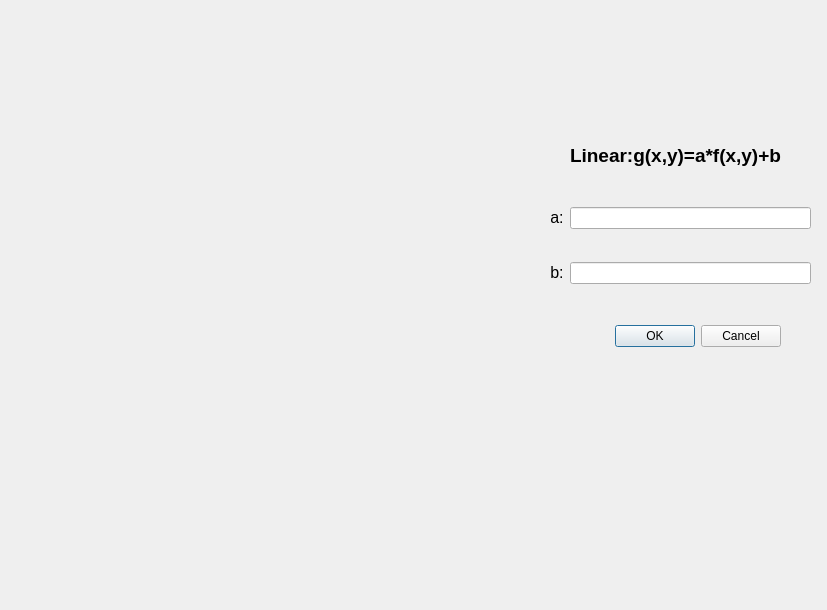
<?xml version="1.0" encoding="UTF-8"?>
<ui version="4.0">
 <class>linearTrans</class>
 <widget class="QDialog" name="linearTrans">
  <property name="geometry">
   <rect>
    <x>0</x>
    <y>0</y>
    <width>827</width>
    <height>610</height>
   </rect>
  </property>
  <property name="windowTitle">
   <string>Linear Transform</string>
  </property>
  <widget class="QDialogButtonBox" name="buttonBox">
   <property name="geometry">
    <rect>
     <x>440</x>
     <y>320</y>
     <width>341</width>
     <height>32</height>
    </rect>
   </property>
   <property name="orientation">
    <enum>Qt::Horizontal</enum>
   </property>
   <property name="standardButtons">
    <set>QDialogButtonBox::Cancel|QDialogButtonBox::Ok</set>
   </property>
  </widget>
  <widget class="QLabel" name="label">
   <property name="geometry">
    <rect>
     <x>540</x>
     <y>140</y>
     <width>271</width>
     <height>31</height>
    </rect>
   </property>
   <property name="text">
    <string>&lt;!DOCTYPE HTML PUBLIC &quot;-//W3C//DTD HTML 4.0//EN&quot; &quot;http://www.w3.org/TR/REC-html40/strict.dtd&quot;&gt;
&lt;html&gt;&lt;head&gt;&lt;meta name=&quot;qrichtext&quot; content=&quot;1&quot; /&gt;&lt;style type=&quot;text/css&quot;&gt;
p, li { white-space: pre-wrap; }
&lt;/style&gt;&lt;/head&gt;&lt;body style=&quot; font-family:'WenQuanYi Micro Hei'; font-size:11pt; font-weight:400; font-style:normal;&quot;&gt;
&lt;p align=&quot;center&quot; style=&quot; margin-top:0px; margin-bottom:0px; margin-left:0px; margin-right:0px; -qt-block-indent:0; text-indent:0px;&quot;&gt;&lt;span style=&quot; font-size:14pt; font-weight:600;&quot;&gt;Linear:g(x,y)=a*f(x,y)+b&lt;/span&gt;&lt;/p&gt;&lt;/body&gt;&lt;/html&gt;</string>
   </property>
  </widget>
  <widget class="QWidget" name="gridLayoutWidget">
   <property name="geometry">
    <rect>
     <x>550</x>
     <y>180</y>
     <width>261</width>
     <height>131</height>
    </rect>
   </property>
   <layout class="QGridLayout" name="gridLayout">
    <item row="0" column="0">
     <widget class="QLabel" name="label_2">
      <property name="text">
       <string>&lt;!DOCTYPE HTML PUBLIC &quot;-//W3C//DTD HTML 4.0//EN&quot; &quot;http://www.w3.org/TR/REC-html40/strict.dtd&quot;&gt;
&lt;html&gt;&lt;head&gt;&lt;meta name=&quot;qrichtext&quot; content=&quot;1&quot; /&gt;&lt;style type=&quot;text/css&quot;&gt;
p, li { white-space: pre-wrap; }
&lt;/style&gt;&lt;/head&gt;&lt;body style=&quot; font-family:'WenQuanYi Micro Hei'; font-size:11pt; font-weight:400; font-style:normal;&quot;&gt;
&lt;p align=&quot;center&quot; style=&quot; margin-top:0px; margin-bottom:0px; margin-left:0px; margin-right:0px; -qt-block-indent:0; text-indent:0px;&quot;&gt;&lt;span style=&quot; font-size:12pt;&quot;&gt;a:&lt;/span&gt;&lt;/p&gt;&lt;/body&gt;&lt;/html&gt;</string>
      </property>
     </widget>
    </item>
    <item row="1" column="0">
     <widget class="QLabel" name="label_3">
      <property name="text">
       <string>&lt;!DOCTYPE HTML PUBLIC &quot;-//W3C//DTD HTML 4.0//EN&quot; &quot;http://www.w3.org/TR/REC-html40/strict.dtd&quot;&gt;
&lt;html&gt;&lt;head&gt;&lt;meta name=&quot;qrichtext&quot; content=&quot;1&quot; /&gt;&lt;style type=&quot;text/css&quot;&gt;
p, li { white-space: pre-wrap; }
&lt;/style&gt;&lt;/head&gt;&lt;body style=&quot; font-family:'WenQuanYi Micro Hei'; font-size:11pt; font-weight:400; font-style:normal;&quot;&gt;
&lt;p align=&quot;center&quot; style=&quot; margin-top:0px; margin-bottom:0px; margin-left:0px; margin-right:0px; -qt-block-indent:0; text-indent:0px;&quot;&gt;&lt;span style=&quot; font-size:12pt;&quot;&gt;b:&lt;/span&gt;&lt;/p&gt;&lt;/body&gt;&lt;/html&gt;</string>
      </property>
     </widget>
    </item>
    <item row="0" column="1">
     <widget class="QLineEdit" name="lineEdit"/>
    </item>
    <item row="1" column="1">
     <widget class="QLineEdit" name="lineEdit_2"/>
    </item>
   </layout>
  </widget>
  <widget class="QWidget" name="verticalLayoutWidget">
   <property name="geometry">
    <rect>
     <x>10</x>
     <y>10</y>
     <width>521</width>
     <height>591</height>
    </rect>
   </property>
   <layout class="QVBoxLayout" name="verticalLayout">
    <item>
     <widget class="QLabel" name="label_5">
      <property name="text">
       <string/>
      </property>
     </widget>
    </item>
    <item>
     <widget class="QLabel" name="label_4">
      <property name="text">
       <string/>
      </property>
     </widget>
    </item>
   </layout>
  </widget>
 </widget>
 <resources/>
 <connections>
  <connection>
   <sender>buttonBox</sender>
   <signal>rejected()</signal>
   <receiver>linearTrans</receiver>
   <slot>reject()</slot>
   <hints>
    <hint type="sourcelabel">
     <x>316</x>
     <y>260</y>
    </hint>
    <hint type="destinationlabel">
     <x>286</x>
     <y>274</y>
    </hint>
   </hints>
  </connection>
 </connections>
</ui>
